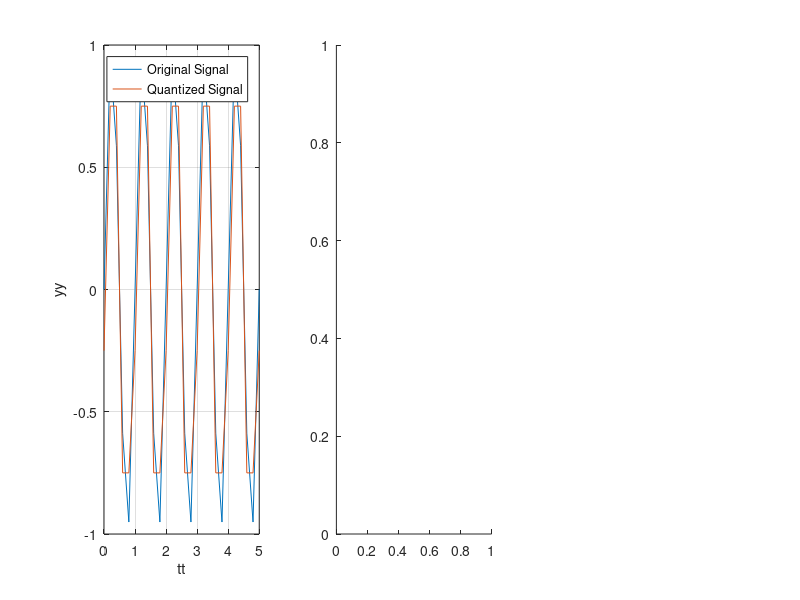

This chart was generated by the following MATLAB code: (Note: this script raises an error after producing the figure.)
Ta = 0.01;
t = 0:0.2:5;
xt = sin(2*pi*t);

nbit = [2,3,4];
count = 0;

for i = nbit
    delta = 2/(2^i) %porque o 1º -> 2?
    count = count + 1;
    
    partition = [-1+2*delta/2 : delta : 1-delta/2];
    codebook = [-1+delta/2 : delta : 1-delta/2];
    [index, quants] = quantiz(xt,partition,codebook);

    figure(count);
    subplot(1,3,1);
    plot(t,xt,t,quants);
    xlabel("tt");
    ylabel("yy");
    legend("Original Signal","Quantized Signal");
    grid on;
    
    subplot(1,3,2);
    [X,fx] = espetro(xt,Ta);
    plot(fx,abs(X))
    xlabel("Frequency (Hz)");
    ylabel("Magnitude");
    legend("Signal Original");
    
    subplot(1,3,3);
    [x,fq] = espetro(quants,Ta);
    plot(fq,abs(X))
    xlabel("Frequency (Hz)");
    ylabel("Magnitude");
    legend("Quantized Legends");

    figure(count + 3);
    ReconstroiSinal(quants,Ta);
end


